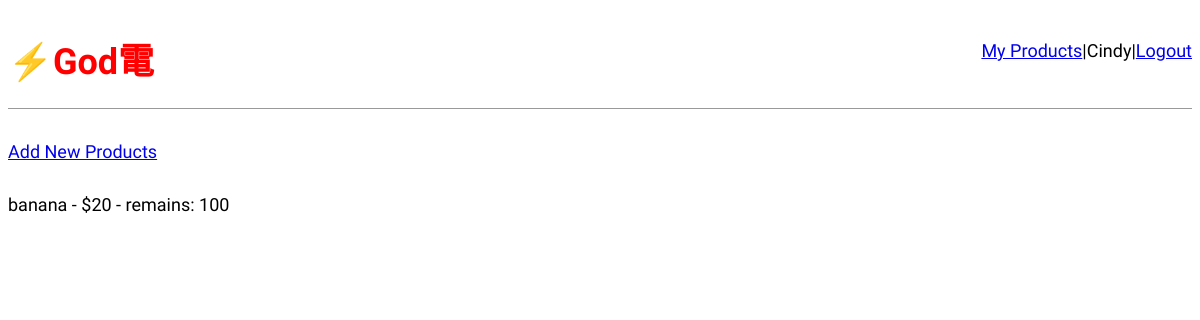
The app's page /user/MyProducts (signed in), older data.
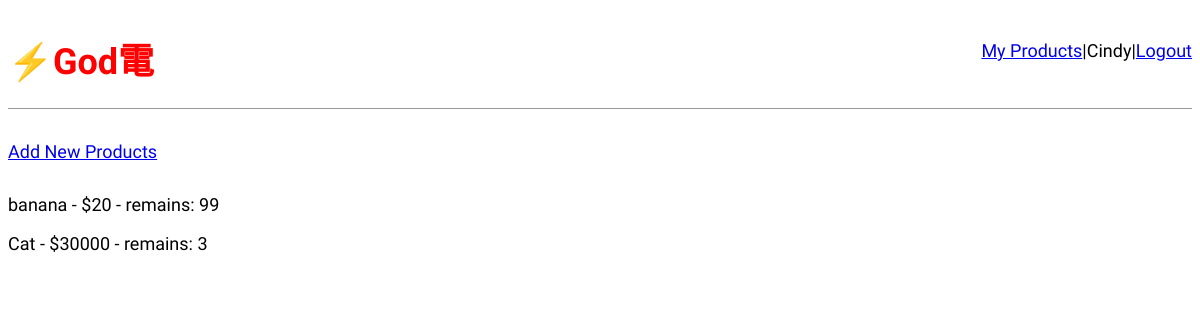
The same page, newer data.
### user_system/models.py (models this page shows)
class User(models.Model):
    user_ID = models.CharField(max_length = 255)
    user_mail = models.CharField(max_length = 255)
    user_name = models.CharField(max_length = 255)
    user_password = models.CharField(max_length = 255) #Hash

### blog/models.py (models this page shows, shortened)
class Product(models.Model):
    product_ID = models.CharField(max_length = 255, blank=True, null=True, unique=True)
    name = models.CharField(max_length = 255)
    price = models.IntegerField()
    quantity = models.IntegerField()

### user_system/views.py (the view)
# urls.py: path('MyProducts', My_Products_View.as_view(), name='My Products'),
class My_Products_View(ListView):
    model = Product
    template_name = "my_products.html"
    context_object_name = "products"
    def get_queryset(self):
        user_id = self.request.session.get('user_ID')
        if not user_id:
            return redirect('Login')
        try:
            seller = Seller.objects.get(user_ID=user_id)
            return seller.products.all()
        except Seller.DoesNotExist:
            return Product.objects.none()

### templates/my_products.html
{% extends "base.html" %}
{% block content %}
  <div class="post-entry">
    <a href="{% url 'Add Products' %}">Add New Products</a>
  </div>
  {% if products %}
    {% for product in products %}
      <p>{{ product.name }} - ${{ product.price }} - remains: {{ product.quantity }}</p>
    {% endfor %}
  {% else %}
    <p>No products found.</p>
  {% endif %}
{% endblock content %}

### templates/base.html (shortened to what this page needs)
{% load static %}
<html>
    <head>
        <link href="{% static 'css/base.css' %}" rel="stylesheet">
    </head>
    <body>
        <header>
            <div class="nav-left">
                <h1><a href="{% url 'home' %}">⚡God電</a></h1>
            </div>
            <div class="nav-right">
                {% if request.session.user_ID %}
                    {% if 'C' in request.session.user_ID %}
                        <a href="{% url 'Shopping Cart' %}">Shopping Cart</a> |
                    {% else %}
                        <a href="{% url 'My Products' %}">My Products</a> |
                    {% endif %}
                    <span>{{ request.session.user_name }}</span> |
                    <a href="{% url 'logout' %}">Logout</a>
                {% else %}
                    <a href="{% url 'Login' model_type='customer' %}">Login</a> |
                    <a href="{% url 'New User' model_type='customer' %}">Sign up</a>
                {% endif %}
            </div>
        </header>
        <div>
            {% block content %}
            {% endblock content %}
        </div>
    </body>
</html>

### static/css/base.css (style rules this page uses)
body { font-family: 'Source Sans 3', serif; font-size: 18px; }
header { border-bottom: 1px solid #999; margin-bottom: 2rem; display: flex; }
header h1 a { color: red; text-decoration: none; }
.nav-left { margin-right: auto; }
.nav-right { display: flex; padding-top: 2rem; }
.post-entry { margin-bottom: 2rem; }

Row changes from the older to the newer data that the page shows:
changed Product "banana": quantity "100" → "99"
added Product: name "Cat", price "30000", quantity "3"
